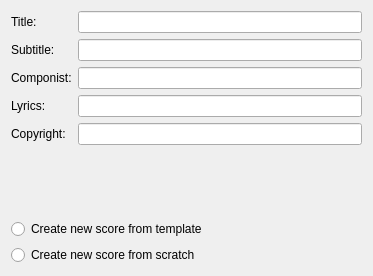
<ui version="4.0" >
 <class>NewWizard</class>
 <widget class="QWidget" name="NewWizard" >
  <property name="geometry" >
   <rect>
    <x>0</x>
    <y>0</y>
    <width>373</width>
    <height>276</height>
   </rect>
  </property>
  <property name="windowTitle" >
   <string>Form</string>
  </property>
  <layout class="QGridLayout" >
   <item row="0" column="0" >
    <widget class="QLabel" name="label" >
     <property name="text" >
      <string>Title:</string>
     </property>
    </widget>
   </item>
   <item row="0" column="1" >
    <widget class="QLineEdit" name="title" />
   </item>
   <item row="1" column="0" >
    <widget class="QLabel" name="label_2" >
     <property name="text" >
      <string>Subtitle:</string>
     </property>
    </widget>
   </item>
   <item row="1" column="1" >
    <widget class="QLineEdit" name="subtitle" />
   </item>
   <item row="2" column="0" >
    <widget class="QLabel" name="label_3" >
     <property name="text" >
      <string>Componist:</string>
     </property>
    </widget>
   </item>
   <item row="2" column="1" >
    <widget class="QLineEdit" name="componist" />
   </item>
   <item row="3" column="0" >
    <widget class="QLabel" name="label_4" >
     <property name="text" >
      <string>Lyrics:</string>
     </property>
    </widget>
   </item>
   <item row="3" column="1" >
    <widget class="QLineEdit" name="lyrics" />
   </item>
   <item row="4" column="0" >
    <widget class="QLabel" name="label_5" >
     <property name="text" >
      <string>Copyright:</string>
     </property>
    </widget>
   </item>
   <item row="4" column="1" >
    <widget class="QLineEdit" name="copyright" />
   </item>
   <item row="6" column="0" colspan="2" >
    <widget class="QRadioButton" name="radioButton" >
     <property name="text" >
      <string>Create new score from template</string>
     </property>
    </widget>
   </item>
   <item row="7" column="0" colspan="2" >
    <widget class="QRadioButton" name="radioButton_2" >
     <property name="text" >
      <string>Create new score from scratch</string>
     </property>
    </widget>
   </item>
   <item row="5" column="0" >
    <spacer>
     <property name="orientation" >
      <enum>Qt::Vertical</enum>
     </property>
     <property name="sizeHint" >
      <size>
       <width>20</width>
       <height>40</height>
      </size>
     </property>
    </spacer>
   </item>
  </layout>
 </widget>
 <resources/>
 <connections/>
</ui>
